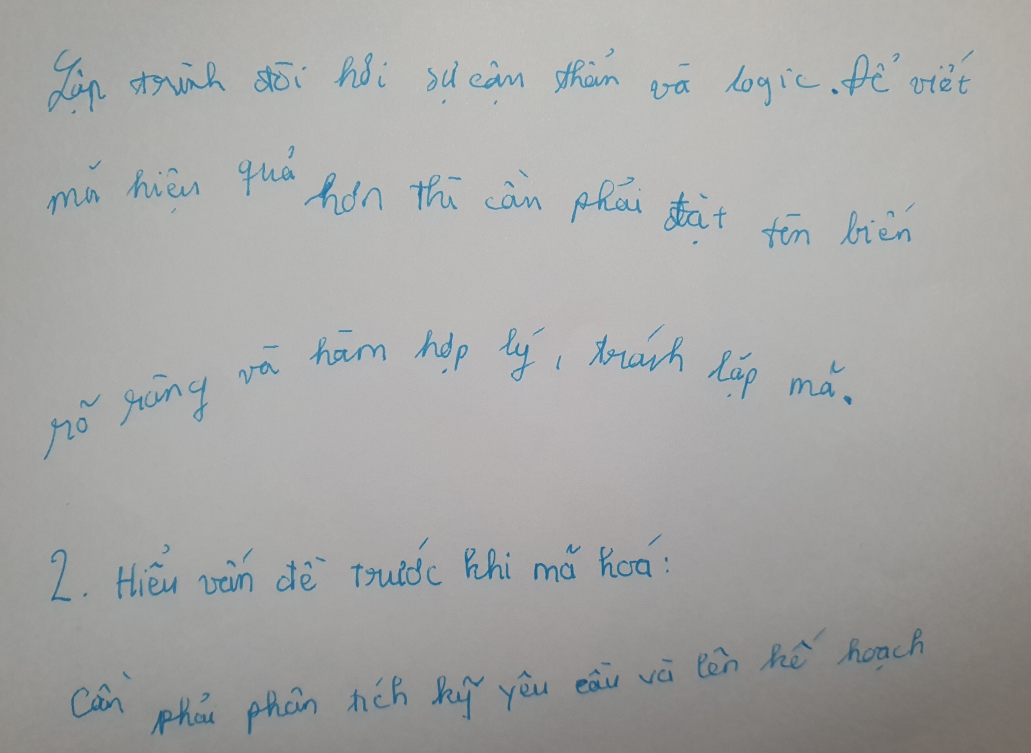
#> input picture uploads/image.jpg, 2062 x 1506 px (shown at 1/2 size)
$ python -i text_extraction.py   (imports and definitions only)
#> lines starting #> are read from the running program, lines starting #| are printed output that depends on the picture
#> further down, picture is the input picture: shape (1506, 2062, 3); mean B, G, R 165.7, 166.9, 165.9
import cv2
import numpy as np
from app.utils.image_processing import rotation, crop_whitespace, change_background_to_white, add_padding
from app.services.line_extractrion import preprocess_line, crop_line
import os

def rotation_word(img):
    """
    Điều chỉnh góc nghiêng của ảnh dựa trên các đường ngang.
    :param img: Ảnh đầu vào (NumPy array)
    :return: Ảnh đã được xoay
    """
    blurred = cv2.GaussianBlur(img, (25, 3), 0)
    _, binary = cv2.threshold(blurred, 120, 255, cv2.THRESH_BINARY_INV)
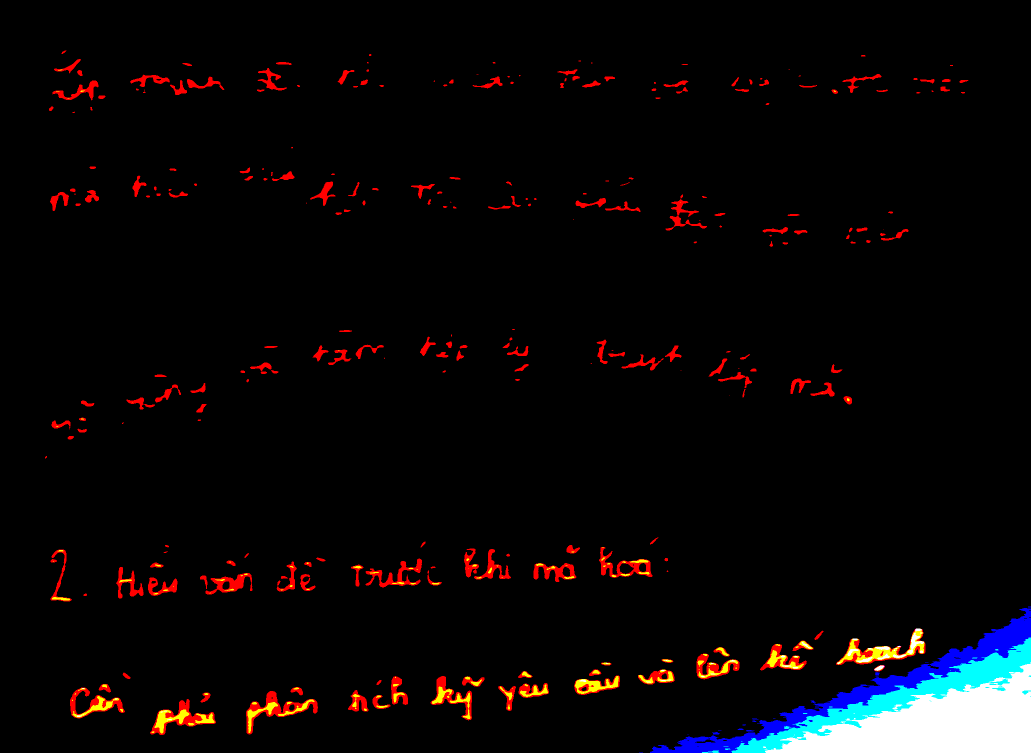
#> binary: shape (1506, 2062, 3) (shown at 1/2 size); mean B, G, R 7.8, 7, 10.2

    kernel = cv2.getStructuringElement(cv2.MORPH_RECT, (20, 20))
    dilated = cv2.dilate(binary, kernel, iterations=1)
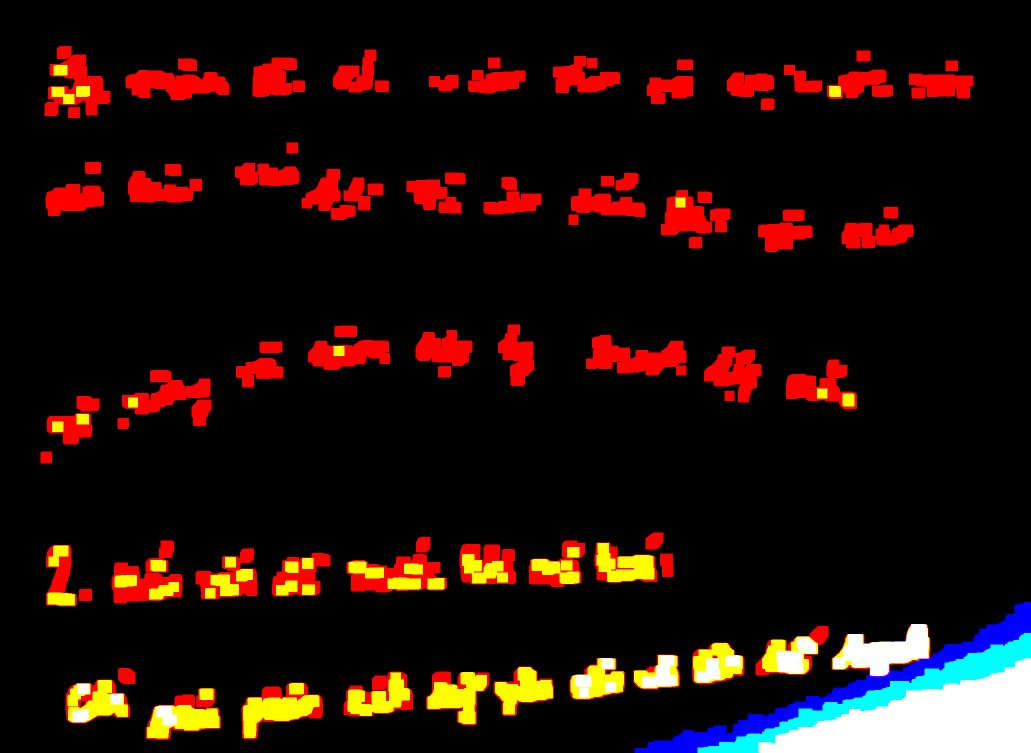
#> dilated: shape (1506, 2062, 3) (shown at 1/2 size); mean B, G, R 10.6, 15.4, 34

    edges = cv2.Canny(dilated, 50, 150, apertureSize=3)
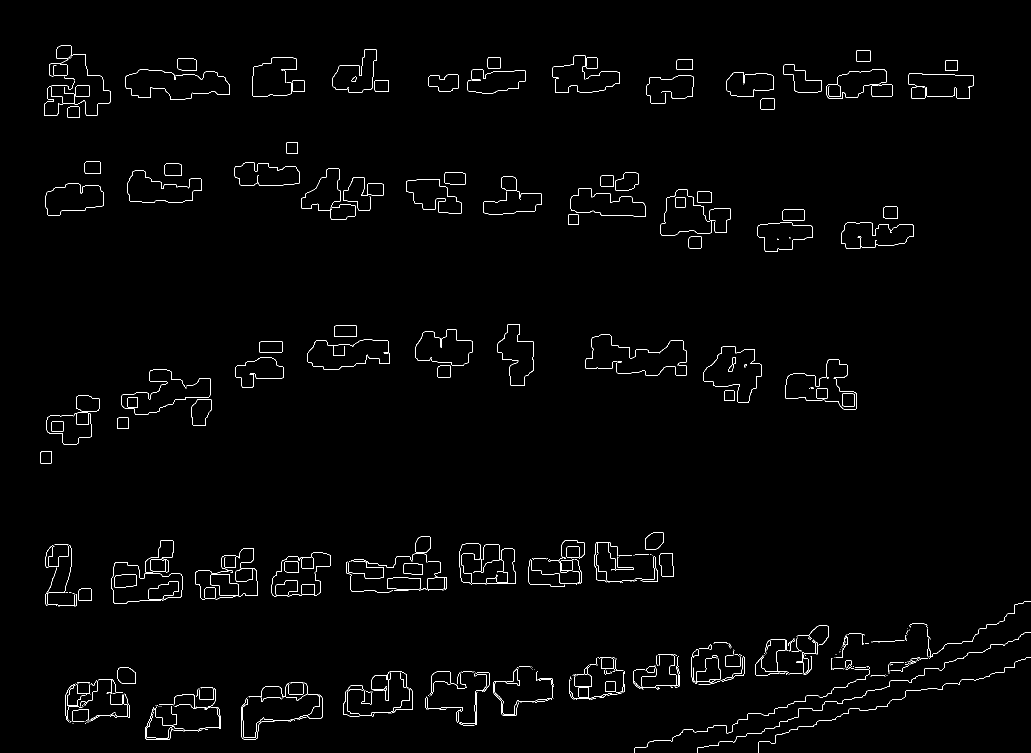
#> edges: shape (1506, 2062) (shown at 1/2 size); 1.2% white in thin lines or dots
    lines = cv2.HoughLines(edges, 1, np.pi / 180, 60)
#> lines = 1111 rows, first 8: [1206, 1.54], [193, 1.57], [1428, 1.5], [1402, 1.54], [1501, 1.47], [1503, 1.47], [1418, 1.52], [1451, 1.5]

    if lines is not None:
        angles = [
            (theta - np.pi / 2) * (180 / np.pi)  # Tính góc
            for rho, theta in lines[:, 0]
            if -10 <= (theta - np.pi / 2) * (180 / np.pi) <= 10
        ]
#> angles = 861 values, max 9 at index 316, min -9 at index 104, mean 0.0813

        if angles:
            average_angle = np.mean(angles)  # Tính góc trung bình
#> average_angle = 0.0813

            # Tạo ma trận xoay để chỉnh ảnh
            (h, w) = img.shape[:2]
#> h = 1506; w = 2062
            rotation_matrix = cv2.getRotationMatrix2D((w // 2, h // 2), average_angle, 1.0)
#> rotation_matrix = [[1, 0.00142, -1.07], [-0.00142, 1, 1.46]]
            rotated = cv2.warpAffine(img, rotation_matrix, (w, h), flags=cv2.INTER_LINEAR, borderValue=(255, 255, 255))
            return rotated

    return img

# [97 lines left out: functions preprocess_word, text_output, not called in this run]

# [86 lines of commented-out code are left out]

>>> import cv2
>>> picture = cv2.imread('../../uploads/image.jpg')
>>> result = rotation_word(picture)

$ run again, on uploads/A.png
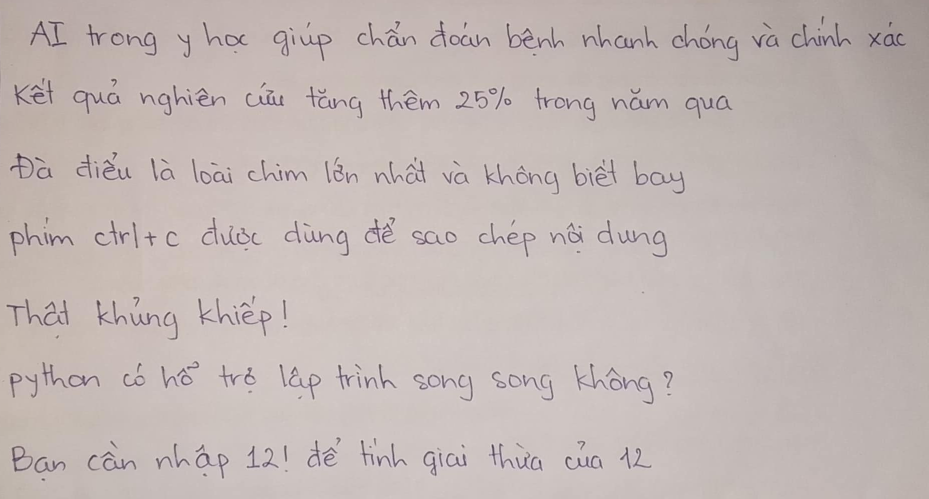
#> input picture uploads/A.png, 1857 x 997 px (shown at 1/2 size)
#> picture is the input picture: shape (997, 1857, 3); mean B, G, R 180.3, 183.1, 194.2
#> in rotation_word, `edges = cv2.Canny(dilated, 50, 150, apertureSize=3)`:
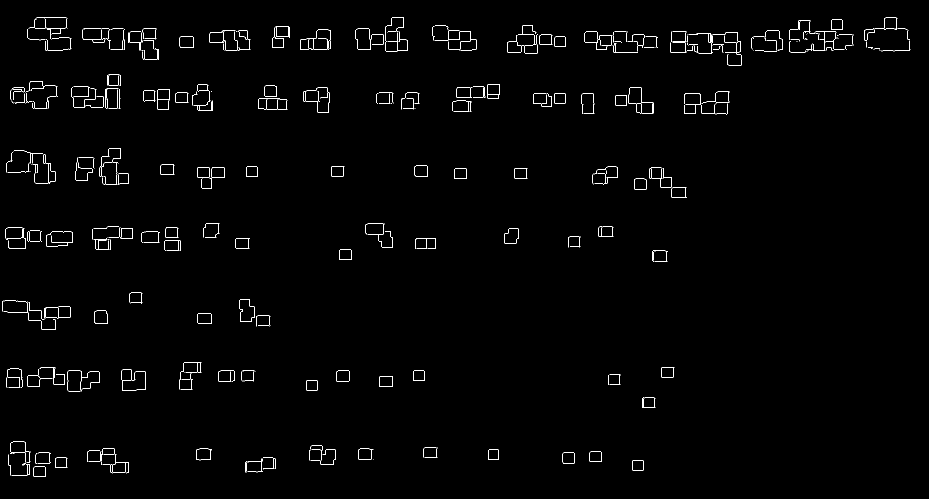
#> edges: shape (997, 1857) (shown at 1/2 size); 1% white in thin lines or dots
#> lines = 356 rows, first 8: [100, 1.57], [98, 1.57], [73, 1.57], [65, 1.59], [88, 1.55], [78, 1.57], [83, 1.57], [75, 1.59]
#> angles = 310 values, max 9 at index 227, min -9 at index 87, mean -0.358
#> average_angle = -0.358
#> rotation_matrix = [[1, -0.00625, 3.13], [0.00625, 1, -5.79]]
#> in rotation_word, `rotated = cv2.warpAffine(img, rotation_matrix, (w, h), flags=cv2.INTER..`:
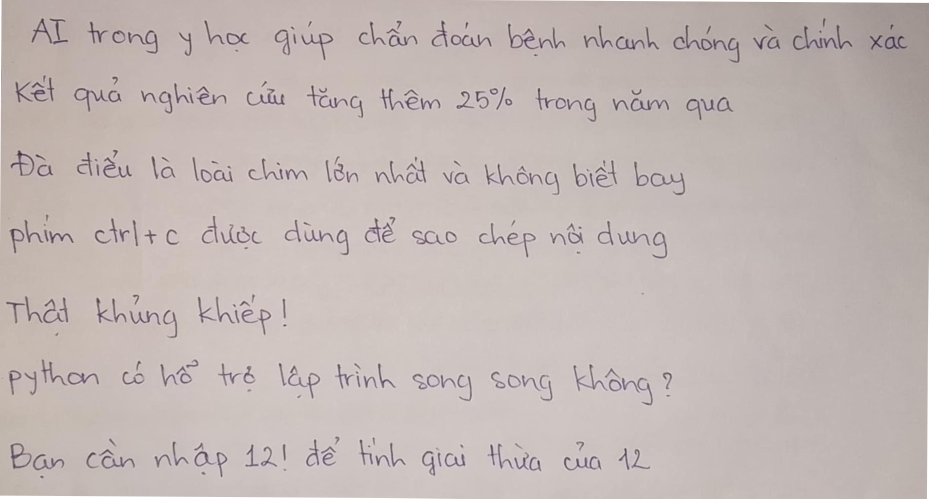
#> rotated: shape (997, 1857, 3) (shown at 1/2 size); mean B, G, R 180.6, 183.4, 194.5
